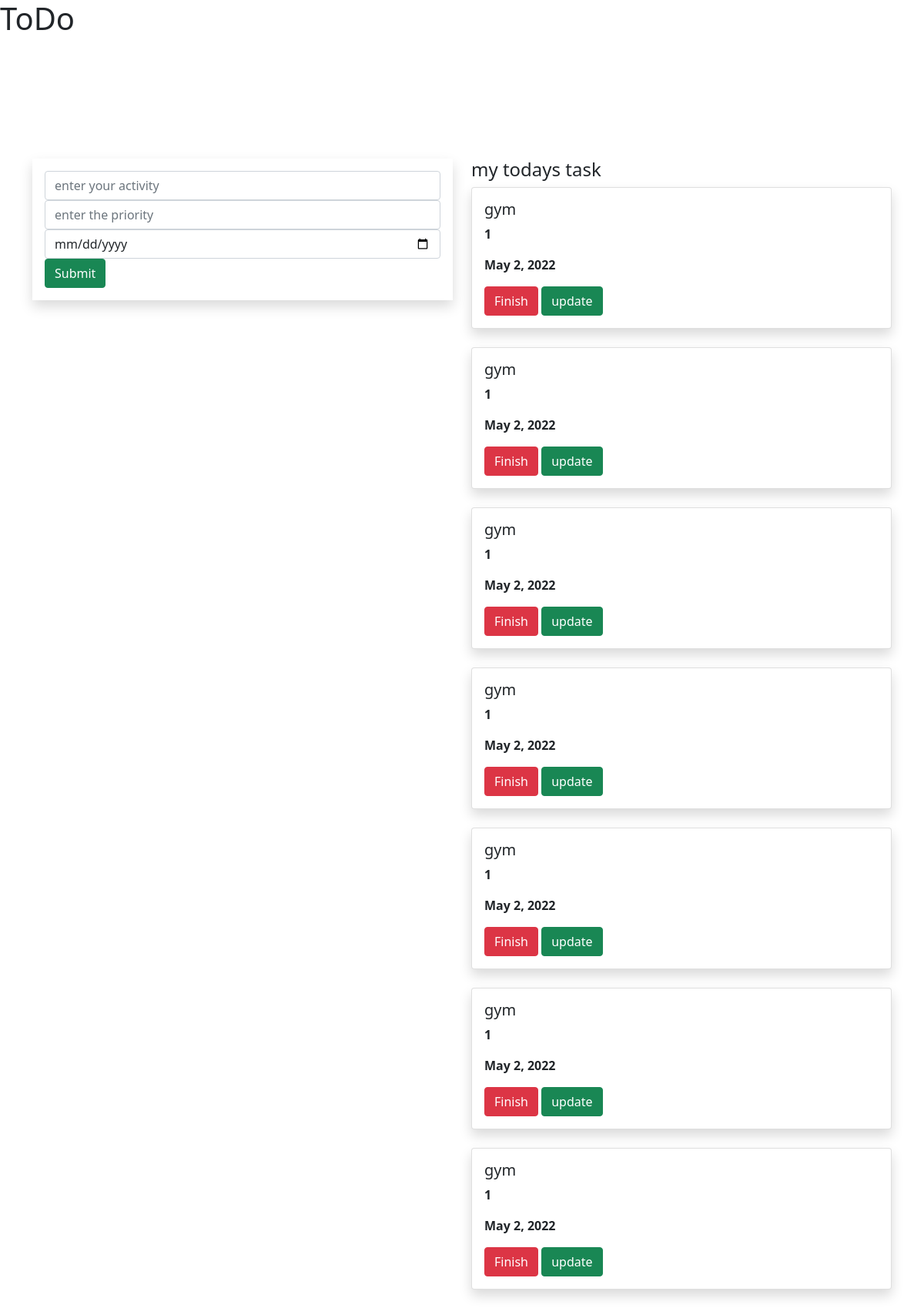
The page / on the database its author committed.
### todoapp/models.py (models this page shows, shortened)
class Task(models.Model):
    name=models.CharField(max_length=300)
    priority=models.IntegerField()
    date=models.DateField()

### todoapp/views.py (the view)
# urls.py: path('',views.demo,name='demo'),
def demo(request):
    task1=Task.objects.all()
    if request.method=='POST':
        name=request.POST.get('name','')
        priority = request.POST.get('priority', '')
        date= request.POST.get('date','')
        task=Task(name=name,priority=priority,date=date)
        task.save()
    return render(request,'home1.html',{'task1':task1})

### template/home1.html (shortened to what this page needs)
{% extends 'base.html' %}
{% block content %}
<h1>ToDo</h1>
<div class="container-fluid">
    <div class="row">
        <div class="col-md-6">
            <div class="banner">
            </div>
        </div>
    </div>
</div>
<div class="container">
    <div class="row">
        <div class="col-md-6">
       <form method="POST" class="p-3 shadow">
           <div class="form-group">
    <input type="text" class="form-control" name="name" placeholder="enter your activity">
</div>
<div class="form-group">
    <input type="text" class="form-control" name="priority" placeholder="enter the priority">
    <div class="form-group">
    <input type="date" class="form-control" name="date" placeholder="enter the date">
</div>
    <input type="submit" class="btn btn-success">
   </div>
       </form>
        </div>
        <div class="col-md-6">
            <h4> my todays task</h4>
            {% for i in task1 %}
            <div class="shadow card">
                <div class="card-body">
                    <h5 class="card-title">{{i.name}}</h5>
                    <P><b>{{i.priority}}</b></P>
                    <P><b>{{i.date}}</b></P>
                    <a class="btn btn-danger" href="{% url 'delete' i.id %}">Finish</a>
                    <a class="btn btn-success" href="{% url 'update' i.id %}">update</a>
                </div>
            </div>
            <br>
            {% endfor %}
        </div>
</div>
    </div>
{% endblock %}

### template/base.html (shortened to what this page needs)
{% load static %}
<!DOCTYPE html>
<html lang="en">
<head>
    <link rel="stylesheet" href="https://cdn.jsdelivr.net/npm/bootstrap@5.1.3/dist/css/bootstrap.min.css"></head>
    <link rel="stylesheet" href="{% static 'style.css' %}">
<body>
{% block content %}
{% endblock %}
</body>
</html>

### static/style.css (style rules this page uses)
.banner { background-color:white; width:100%; height:100px; margin-bottom:50px; }

### rows shown on the page
Task: name "gym", priority "1", date "May 2, 2022"
Task: name "gym", priority "1", date "May 2, 2022"
Task: name "gym", priority "1", date "May 2, 2022"
Task: name "gym", priority "1", date "May 2, 2022"
Task: name "gym", priority "1", date "May 2, 2022"
Task: name "gym", priority "1", date "May 2, 2022"
Task: name "gym", priority "1", date "May 2, 2022"
